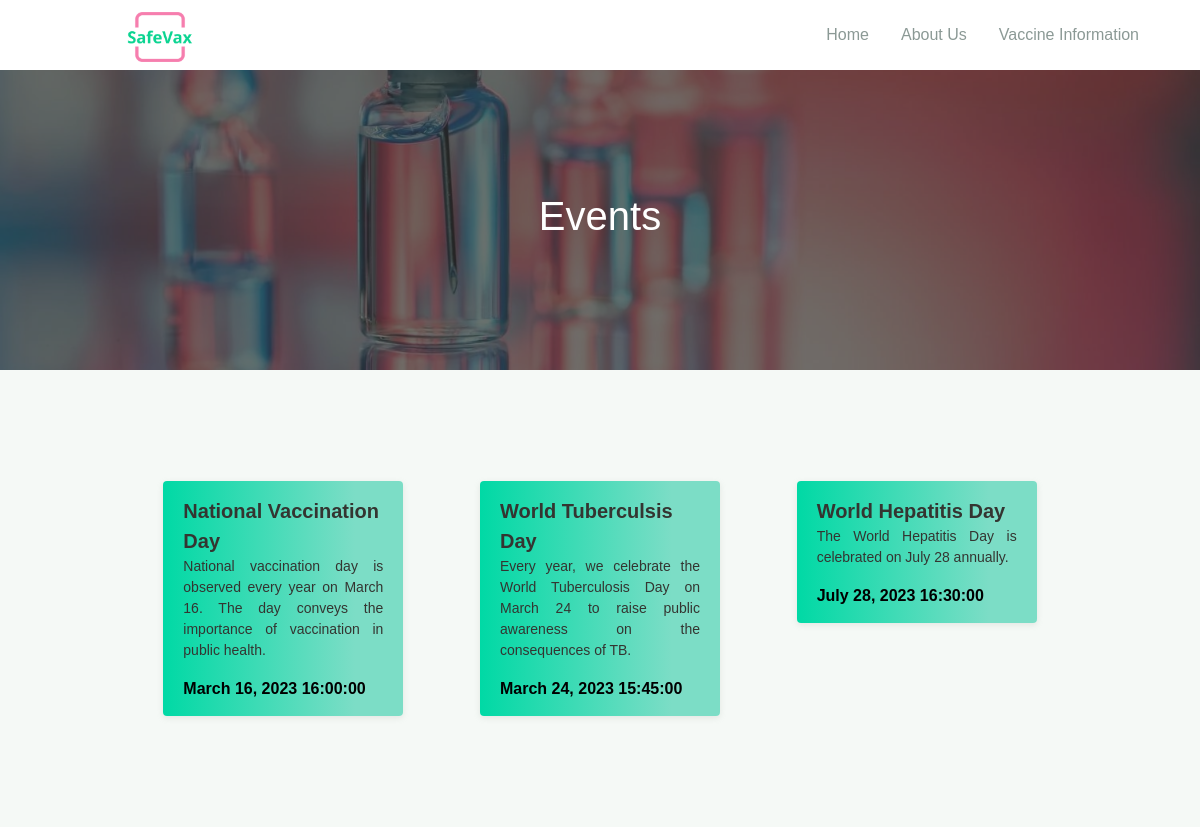
Screenshot of /blog.php with the database file from the repository.
### tables this page shows
CREATE TABLE `event` (
  `event_id` int(191) NOT NULL,
  `event_name` varchar(191) NOT NULL,
  `dateofevent` date NOT NULL,
  `event_time` time NOT NULL,
  `event_info` varchar(255) NOT NULL,
  `created_by` int(191) NOT NULL
);

### blog.php (the view, shortened to what this page needs)
<?php
include('./config/dbconfig.php');
?>
<!DOCTYPE html>
<html lang="en">
<head>
  <link rel="stylesheet" href="./assets/css/maicons.css">
  <link rel="stylesheet" href="./assets/css/bootstrap.css">
  <link rel="stylesheet" href="./assets/vendor/owl-carousel/css/owl.carousel.css">
  <link rel="stylesheet" href="./assets/vendor/animate/animate.css">
  <link rel="stylesheet" href="./assets/css/theme.css">
</head>
<body>
  <header>
<img src="./assets/img/logo.png" class="logo">
    <nav class="navbar navbar-expand-lg navbar-light shadow-sm">
      <div class="container">
        <div class="collapse navbar-collapse" id="navbarSupport">
          <ul class="navbar-nav ml-auto">
            <li class="nav-item">
              <a class="nav-link" href="index.php">Home</a>
            </li>
            <li class="nav-item">
              <a class="nav-link" href="about.php">About Us</a>
            </li>
            <li class="nav-item">
              <a class="nav-link" href="vaccines.php">Vaccine Information</a>
            </li>
          </ul>
        </div>
      </div>
    </nav>
  </header>
  <div class="page-banner overlay-dark bg-image" style="background-image: url(./assets/img/123.jpg);">
    <div class="banner-section">
      <div class="container text-center wow fadeInUp">
        <h1 class="font-weight-normal">Events</h1>
      </div>
    </div>
  </div>
  <div class="page-section bg-light">
    <div class="container">
      <div class="row justify-content-center">
        <div class="col-lg-10">
        <?php
        $query="SELECT * FROM event";
        $query_run = mysqli_query($con, $query);
        ?>
        <div class="row">
          <?php
            if(mysqli_num_rows($query_run) > 0)
                {
                    while($row = mysqli_fetch_assoc($query_run))
                    {
          ?>
            <div class="col-md-6 col-lg-4 py-3 wow zoomIn">
              <div class="card-doctor" style="background: rgb(0,217,165);background: linear-gradient(90deg, rgba(0,217,165,1) 0%, rgba(124,221,198,1) 80%);">
                <div class="body">
                  <p class="text-xl mb-0" ><?php echo "<b>".$row['event_name']."</b>"; ?></p>
                  <p class="text-sm text-black" style="text-align:justify;"><?php echo $row['event_info'];?></p>
                  <div class="site-info">
                  <i class='fas fa-calendar-alt'></i> <?php
                                                      $orgdate=$row['dateofevent'];
                                                      $date=strtotime($orgdate);
                                                      $newdate=date("F d, Y",$date);
                                                      $time=$row['event_time'];
                                                     echo "<b><font color='black'>".$newdate." ".$time."</font></b>";?>
                  </div>
                </div>
              </div>
            </div>
            <?php
                    }
                }
                ?>
            </div>
          </div>
        </div>
      </div>
    </div>
</body>
</html>

### assets/css/theme.css (style rules this page uses)
:root { --primary: #00D9A5; --accent: #FF3D85; --secondary: #4E5AFE; --warning: #EED818; --info: #05B4E1; --danger: #FF4943; --success: #96C93D; --dark: #343531; --light: #F5F9F6; --cs: #596261; --grey: #6E807A; }
body { font-family: "Source Sans Pro", sans-serif; line-height: 1.5; color: #343531; }
a { color: #07be94; text-decoration: none; background-color: transparent; }
.logo { position: absolute; height: auto; margin-top: 12px; left: 120px; width: 80px; }
.text-sm { font-size: 14px !important; }
.text-xl { font-size: 20px !important; }
.bg-light { background-color: #F5F9F6 !important; }
.navbar { min-height: 70px; }
.navbar-nav { margin-top: 10px; border-top: 1px solid #E8EEE4; flex-shrink: 0; }
.navbar-nav .nav-link { transition: all .2s ease; }
.navbar-light .navbar-nav .nav-link { color: rgba(110, 128, 122, 0.8); }
@media (min-width: 992px) { .navbar-expand-lg .navbar-nav { margin-top: 0; border-top: none; } }
@media (min-width: 992px) { .navbar-expand-lg .navbar-nav .nav-link { padding-right: 16px; padding-left: 16px; } }
@media (min-width: 992px) { .navbar-expand-lg .navbar-nav { align-items: center; } }
.bg-image { position: relative; background-position: center center; background-size: cover; background-repeat: no-repeat; }
.bg-image > * { position: relative; z-index: 10; }
.page-section { position: relative; padding-top: 80px; padding-bottom: 80px; overflow: hidden; }
.page-banner { position: relative; height: 300px; z-index: 10; }
.page-hero.overlay-dark::before, .page-banner.overlay-dark::before { content: ""; position: absolute; top: 0; left: 0; width: 100%; height: 100%; background: rgba(52, 53, 49, 0.7); z-index: 1; }
.hero-section, .banner-section { position: relative; display: -ms-flexbox; display: flex; -ms-flex-align: center; align-items: center; -ms-flex-pack: center; justify-content: center; height: 100%; color: #ffffff; z-index: 10; }
.card-doctor { display: block; margin: 15px auto; width: 100%; max-width: 240px; background-color: #fff; border-radius: 4px; box-shadow: 0 2px 6px rgba(154, 159, 151, 0.2); overflow: hidden; }
.card-doctor .text-xl { font-weight: 500; }
.card-doctor .body { padding: 15px 20px; }

### rows the page displays
event: event_name "National Vaccination Day", event_info "National vaccination day is observed every year on March 16. The day conveys the importance of vaccination in public health.", dateofevent "March 16, 2023", event_time "16:00:00"
event: event_name "World Tuberculsis Day", event_info "Every year, we celebrate the World Tuberculosis Day on March 24 to raise public awareness on the consequences of TB.", dateofevent "March 24, 2023", event_time "15:45:00"
event: event_name "World Hepatitis Day", event_info "The World Hepatitis Day is celebrated on July 28 annually.", dateofevent "July 28, 2023", event_time "16:30:00"
